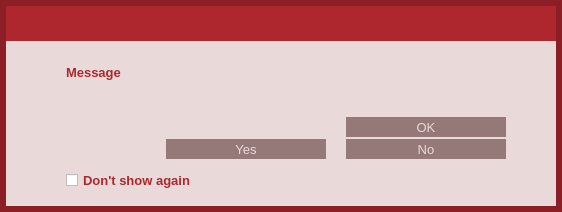
<?xml version="1.0" encoding="UTF-8"?>
<ui version="4.0">
 <class>MessageBoxDialog</class>
 <widget class="QDialog" name="MessageBoxDialog">
  <property name="geometry">
   <rect>
    <x>0</x>
    <y>0</y>
    <width>562</width>
    <height>212</height>
   </rect>
  </property>
  <property name="sizePolicy">
   <sizepolicy hsizetype="Preferred" vsizetype="Minimum">
    <horstretch>0</horstretch>
    <verstretch>0</verstretch>
   </sizepolicy>
  </property>
  <property name="minimumSize">
   <size>
    <width>550</width>
    <height>0</height>
   </size>
  </property>
  <property name="windowTitle">
   <string/>
  </property>
  <property name="styleSheet">
   <string notr="true">#MessageBoxDialog {
	background-color: rgb(140, 30, 37);
}

/* =========== CheckBox ==============*/
QCheckBox {
    spacing: 5px;
	color: #AF272E;
}

QCheckBox::indicator {
    width: 12px;
    height: 12px;
}

QCheckBox::indicator:unchecked {
	image: url(:/res/check_unchecked.png);
}

QCheckBox::indicator:unchecked:hover {
    image: url(:/res/check_unchecked.png);
}

QCheckBox::indicator:unchecked:pressed {
    image: url(:/res/check_unchecked.png);
}

QCheckBox::indicator:checked {
	image: url(:/res/check_checked.png);
}

QCheckBox::indicator:checked:hover {
    image: url(:/res/check_checked.png);
}

QCheckBox::indicator:checked:pressed {
    image: url(:/res/check_checked.png);
}</string>
  </property>
  <layout class="QVBoxLayout" name="verticalLayout_2">
   <property name="spacing">
    <number>6</number>
   </property>
   <property name="margin">
    <number>6</number>
   </property>
   <item>
    <widget class="QFrame" name="frame">
     <property name="styleSheet">
      <string notr="true">#frame {
	background-color: #E9D9D8;
    border-style:none;
}</string>
     </property>
     <property name="frameShape">
      <enum>QFrame::StyledPanel</enum>
     </property>
     <property name="frameShadow">
      <enum>QFrame::Raised</enum>
     </property>
     <layout class="QVBoxLayout" name="verticalLayout" stretch="0,0,1,0,0,0,0,0">
      <property name="spacing">
       <number>0</number>
      </property>
      <property name="margin">
       <number>0</number>
      </property>
      <item>
       <widget class="QWidget" name="wCaption" native="true">
        <property name="minimumSize">
         <size>
          <width>0</width>
          <height>35</height>
         </size>
        </property>
        <property name="maximumSize">
         <size>
          <width>16777215</width>
          <height>35</height>
         </size>
        </property>
        <property name="styleSheet">
         <string notr="true">#wCaption {
	background-color:  rgb(175, 39, 46);
}</string>
        </property>
        <property name="is_header" stdset="0">
         <bool>true</bool>
        </property>
        <layout class="QHBoxLayout" name="horizontalLayout_19">
         <property name="margin">
          <number>0</number>
         </property>
         <item>
          <spacer name="horizontalSpacer_26">
           <property name="orientation">
            <enum>Qt::Horizontal</enum>
           </property>
           <property name="sizeType">
            <enum>QSizePolicy::Fixed</enum>
           </property>
           <property name="sizeHint" stdset="0">
            <size>
             <width>7</width>
             <height>20</height>
            </size>
           </property>
          </spacer>
         </item>
         <item>
          <widget class="QLabel" name="lbTitleIcon">
           <property name="sizePolicy">
            <sizepolicy hsizetype="Preferred" vsizetype="Preferred">
             <horstretch>0</horstretch>
             <verstretch>0</verstretch>
            </sizepolicy>
           </property>
           <property name="minimumSize">
            <size>
             <width>30</width>
             <height>30</height>
            </size>
           </property>
           <property name="maximumSize">
            <size>
             <width>30</width>
             <height>30</height>
            </size>
           </property>
           <property name="text">
            <string/>
           </property>
          </widget>
         </item>
         <item>
          <widget class="QLabel" name="lbTitle">
           <property name="font">
            <font>
             <pointsize>11</pointsize>
             <stylestrategy>PreferAntialias</stylestrategy>
            </font>
           </property>
           <property name="styleSheet">
            <string notr="true">QLabel {
	color: #E9D9D8;
}</string>
           </property>
           <property name="text">
            <string/>
           </property>
          </widget>
         </item>
         <item>
          <widget class="QPushButton" name="bClose">
           <property name="minimumSize">
            <size>
             <width>30</width>
             <height>30</height>
            </size>
           </property>
           <property name="maximumSize">
            <size>
             <width>30</width>
             <height>30</height>
            </size>
           </property>
           <property name="styleSheet">
            <string notr="true">QPushButton {	
	image: url(:/res/close_normal.png);
	border: 0px solid gray;
}
QPushButton:pressed:flat {
	image: url(:/res/close_normal.png);
}

QPushButton:hover {
	image: url(:/res/close_hover.png);
}</string>
           </property>
           <property name="text">
            <string notr="true"/>
           </property>
           <property name="flat">
            <bool>true</bool>
           </property>
          </widget>
         </item>
        </layout>
       </widget>
      </item>
      <item>
       <spacer name="verticalSpacer">
        <property name="orientation">
         <enum>Qt::Vertical</enum>
        </property>
        <property name="sizeType">
         <enum>QSizePolicy::Fixed</enum>
        </property>
        <property name="sizeHint" stdset="0">
         <size>
          <width>20</width>
          <height>24</height>
         </size>
        </property>
       </spacer>
      </item>
      <item>
       <layout class="QHBoxLayout" name="horizontalLayout_2">
        <item>
         <spacer name="horizontalSpacer">
          <property name="orientation">
           <enum>Qt::Horizontal</enum>
          </property>
          <property name="sizeType">
           <enum>QSizePolicy::Fixed</enum>
          </property>
          <property name="sizeHint" stdset="0">
           <size>
            <width>60</width>
            <height>20</height>
           </size>
          </property>
         </spacer>
        </item>
        <item>
         <widget class="QLabel" name="lbMainText">
          <property name="font">
           <font>
            <pointsize>10</pointsize>
            <weight>75</weight>
            <bold>true</bold>
           </font>
          </property>
          <property name="styleSheet">
           <string notr="true">QLabel {
	color: #AF272E;
}</string>
          </property>
          <property name="text">
           <string notr="true">Message</string>
          </property>
          <property name="scaledContents">
           <bool>true</bool>
          </property>
          <property name="alignment">
           <set>Qt::AlignLeading|Qt::AlignLeft|Qt::AlignTop</set>
          </property>
          <property name="wordWrap">
           <bool>true</bool>
          </property>
          <property name="textInteractionFlags">
           <set>Qt::LinksAccessibleByMouse|Qt::TextSelectableByMouse</set>
          </property>
         </widget>
        </item>
        <item>
         <spacer name="horizontalSpacer_2">
          <property name="orientation">
           <enum>Qt::Horizontal</enum>
          </property>
          <property name="sizeType">
           <enum>QSizePolicy::Fixed</enum>
          </property>
          <property name="sizeHint" stdset="0">
           <size>
            <width>50</width>
            <height>20</height>
           </size>
          </property>
         </spacer>
        </item>
       </layout>
      </item>
      <item>
       <spacer name="verticalSpacer_3">
        <property name="orientation">
         <enum>Qt::Vertical</enum>
        </property>
        <property name="sizeType">
         <enum>QSizePolicy::Fixed</enum>
        </property>
        <property name="sizeHint" stdset="0">
         <size>
          <width>20</width>
          <height>16</height>
         </size>
        </property>
       </spacer>
      </item>
      <item>
       <widget class="QWidget" name="wAcceptHolder" native="true">
        <property name="minimumSize">
         <size>
          <width>0</width>
          <height>22</height>
         </size>
        </property>
        <layout class="QHBoxLayout" name="horizontalLayout">
         <property name="spacing">
          <number>0</number>
         </property>
         <property name="margin">
          <number>0</number>
         </property>
         <item>
          <spacer name="horizontalSpacer_3">
           <property name="orientation">
            <enum>Qt::Horizontal</enum>
           </property>
           <property name="sizeHint" stdset="0">
            <size>
             <width>40</width>
             <height>20</height>
            </size>
           </property>
          </spacer>
         </item>
         <item>
          <widget class="QPushButton" name="bSign">
           <property name="font">
            <font>
             <pointsize>10</pointsize>
             <stylestrategy>PreferAntialias</stylestrategy>
            </font>
           </property>
           <property name="styleSheet">
            <string notr="true">QPushButton {
	background-color: #947978;
	color: #E9D9D8;
	border: 0px solid gray;
	max-height: 20px;
	min-height: 20px;
	max-width: 160px;
	min-width: 160px;
}

QPushButton:hover {
	background-color: #AF272E;
}

QPushButton:pressed:flat {
	background-color: #9D0B17;
}</string>
           </property>
           <property name="text">
            <string>OK</string>
           </property>
           <property name="flat">
            <bool>true</bool>
           </property>
          </widget>
         </item>
         <item>
          <spacer name="horizontalSpacer_4">
           <property name="orientation">
            <enum>Qt::Horizontal</enum>
           </property>
           <property name="sizeType">
            <enum>QSizePolicy::Fixed</enum>
           </property>
           <property name="sizeHint" stdset="0">
            <size>
             <width>50</width>
             <height>20</height>
            </size>
           </property>
          </spacer>
         </item>
        </layout>
       </widget>
      </item>
      <item>
       <widget class="QWidget" name="wYesNoHolder" native="true">
        <property name="minimumSize">
         <size>
          <width>0</width>
          <height>22</height>
         </size>
        </property>
        <layout class="QHBoxLayout" name="horizontalLayout_4">
         <property name="spacing">
          <number>0</number>
         </property>
         <property name="margin">
          <number>0</number>
         </property>
         <item>
          <spacer name="horizontalSpacer_7">
           <property name="orientation">
            <enum>Qt::Horizontal</enum>
           </property>
           <property name="sizeHint" stdset="0">
            <size>
             <width>40</width>
             <height>20</height>
            </size>
           </property>
          </spacer>
         </item>
         <item>
          <widget class="QPushButton" name="bYes">
           <property name="font">
            <font>
             <pointsize>10</pointsize>
             <stylestrategy>PreferAntialias</stylestrategy>
            </font>
           </property>
           <property name="styleSheet">
            <string notr="true">QPushButton {
	background-color: #947978;
	color: #E9D9D8;
	border: 0px solid gray;
	max-height: 20px;
	min-height: 20px;
	max-width: 160px;
	min-width: 160px;
}

QPushButton:hover {
	background-color: #AF272E;
}

QPushButton:pressed:flat {
	background-color: #9D0B17;
}</string>
           </property>
           <property name="text">
            <string>Yes</string>
           </property>
           <property name="flat">
            <bool>true</bool>
           </property>
          </widget>
         </item>
         <item>
          <spacer name="horizontalSpacer_9">
           <property name="orientation">
            <enum>Qt::Horizontal</enum>
           </property>
           <property name="sizeType">
            <enum>QSizePolicy::Fixed</enum>
           </property>
           <property name="sizeHint" stdset="0">
            <size>
             <width>20</width>
             <height>20</height>
            </size>
           </property>
          </spacer>
         </item>
         <item>
          <widget class="QPushButton" name="bNo">
           <property name="font">
            <font>
             <pointsize>10</pointsize>
             <stylestrategy>PreferAntialias</stylestrategy>
            </font>
           </property>
           <property name="styleSheet">
            <string notr="true">QPushButton {
	background-color: #947978;
	color: #E9D9D8;
	border: 0px solid gray;
	max-height: 20px;
	min-height: 20px;
	max-width: 160px;
	min-width: 160px;
}

QPushButton:hover {
	background-color: #AF272E;
}

QPushButton:pressed:flat {
	background-color: #9D0B17;
}</string>
           </property>
           <property name="text">
            <string>No</string>
           </property>
           <property name="flat">
            <bool>true</bool>
           </property>
          </widget>
         </item>
         <item>
          <spacer name="horizontalSpacer_8">
           <property name="orientation">
            <enum>Qt::Horizontal</enum>
           </property>
           <property name="sizeType">
            <enum>QSizePolicy::Fixed</enum>
           </property>
           <property name="sizeHint" stdset="0">
            <size>
             <width>50</width>
             <height>20</height>
            </size>
           </property>
          </spacer>
         </item>
        </layout>
       </widget>
      </item>
      <item>
       <widget class="QWidget" name="wCheckboxHolder" native="true">
        <property name="minimumSize">
         <size>
          <width>0</width>
          <height>22</height>
         </size>
        </property>
        <layout class="QHBoxLayout" name="horizontalLayout_5">
         <property name="spacing">
          <number>0</number>
         </property>
         <property name="leftMargin">
          <number>0</number>
         </property>
         <property name="topMargin">
          <number>10</number>
         </property>
         <property name="rightMargin">
          <number>0</number>
         </property>
         <property name="bottomMargin">
          <number>0</number>
         </property>
         <item>
          <spacer name="horizontalSpacer_11">
           <property name="orientation">
            <enum>Qt::Horizontal</enum>
           </property>
           <property name="sizeType">
            <enum>QSizePolicy::Fixed</enum>
           </property>
           <property name="sizeHint" stdset="0">
            <size>
             <width>60</width>
             <height>20</height>
            </size>
           </property>
          </spacer>
         </item>
         <item>
          <widget class="QCheckBox" name="cbDontShow">
           <property name="font">
            <font>
             <pointsize>10</pointsize>
             <weight>75</weight>
             <bold>true</bold>
            </font>
           </property>
           <property name="text">
            <string>Don't show again</string>
           </property>
          </widget>
         </item>
         <item>
          <spacer name="horizontalSpacer_10">
           <property name="orientation">
            <enum>Qt::Horizontal</enum>
           </property>
           <property name="sizeHint" stdset="0">
            <size>
             <width>40</width>
             <height>20</height>
            </size>
           </property>
          </spacer>
         </item>
        </layout>
       </widget>
      </item>
      <item>
       <spacer name="verticalSpacer_2">
        <property name="orientation">
         <enum>Qt::Vertical</enum>
        </property>
        <property name="sizeType">
         <enum>QSizePolicy::Fixed</enum>
        </property>
        <property name="sizeHint" stdset="0">
         <size>
          <width>20</width>
          <height>16</height>
         </size>
        </property>
       </spacer>
      </item>
     </layout>
    </widget>
   </item>
  </layout>
 </widget>
 <resources/>
 <connections>
  <connection>
   <sender>bSign</sender>
   <signal>clicked()</signal>
   <receiver>MessageBoxDialog</receiver>
   <slot>accept()</slot>
   <hints>
    <hint type="sourcelabel">
     <x>458</x>
     <y>121</y>
    </hint>
    <hint type="destinationlabel">
     <x>370</x>
     <y>105</y>
    </hint>
   </hints>
  </connection>
  <connection>
   <sender>bClose</sender>
   <signal>clicked()</signal>
   <receiver>MessageBoxDialog</receiver>
   <slot>reject()</slot>
   <hints>
    <hint type="sourcelabel">
     <x>546</x>
     <y>20</y>
    </hint>
    <hint type="destinationlabel">
     <x>392</x>
     <y>43</y>
    </hint>
   </hints>
  </connection>
  <connection>
   <sender>bYes</sender>
   <signal>clicked()</signal>
   <receiver>MessageBoxDialog</receiver>
   <slot>accept()</slot>
   <hints>
    <hint type="sourcelabel">
     <x>224</x>
     <y>129</y>
    </hint>
    <hint type="destinationlabel">
     <x>274</x>
     <y>78</y>
    </hint>
   </hints>
  </connection>
  <connection>
   <sender>bNo</sender>
   <signal>clicked()</signal>
   <receiver>MessageBoxDialog</receiver>
   <slot>reject()</slot>
   <hints>
    <hint type="sourcelabel">
     <x>404</x>
     <y>129</y>
    </hint>
    <hint type="destinationlabel">
     <x>274</x>
     <y>78</y>
    </hint>
   </hints>
  </connection>
 </connections>
</ui>
